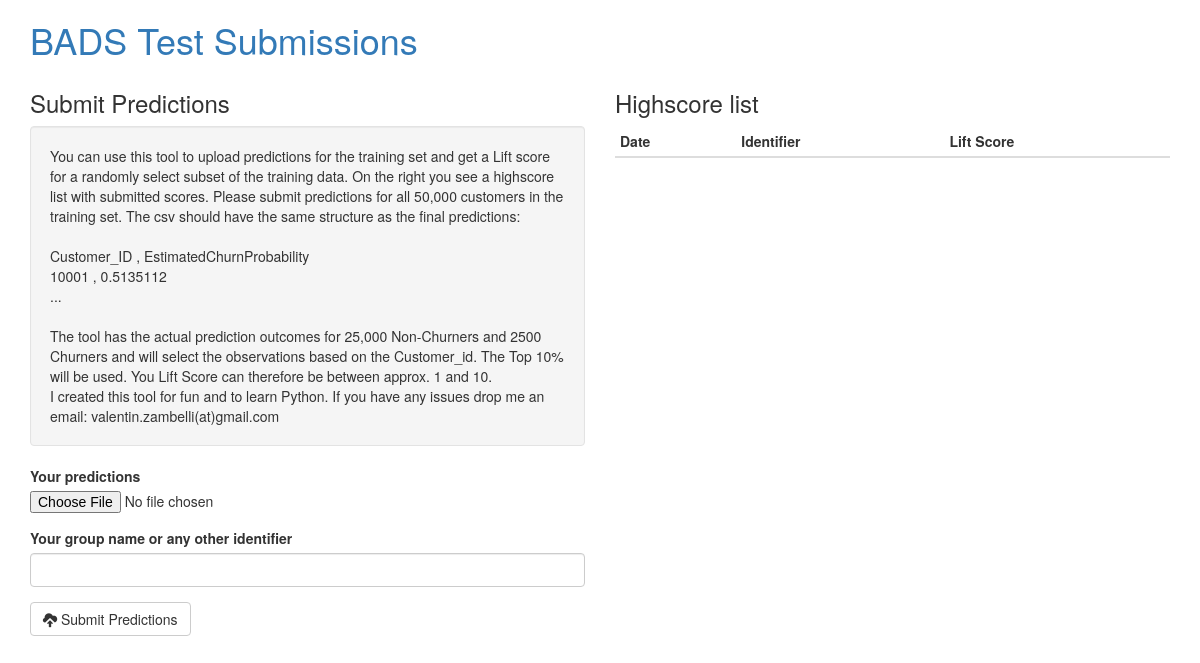
Before: / with the older database file.
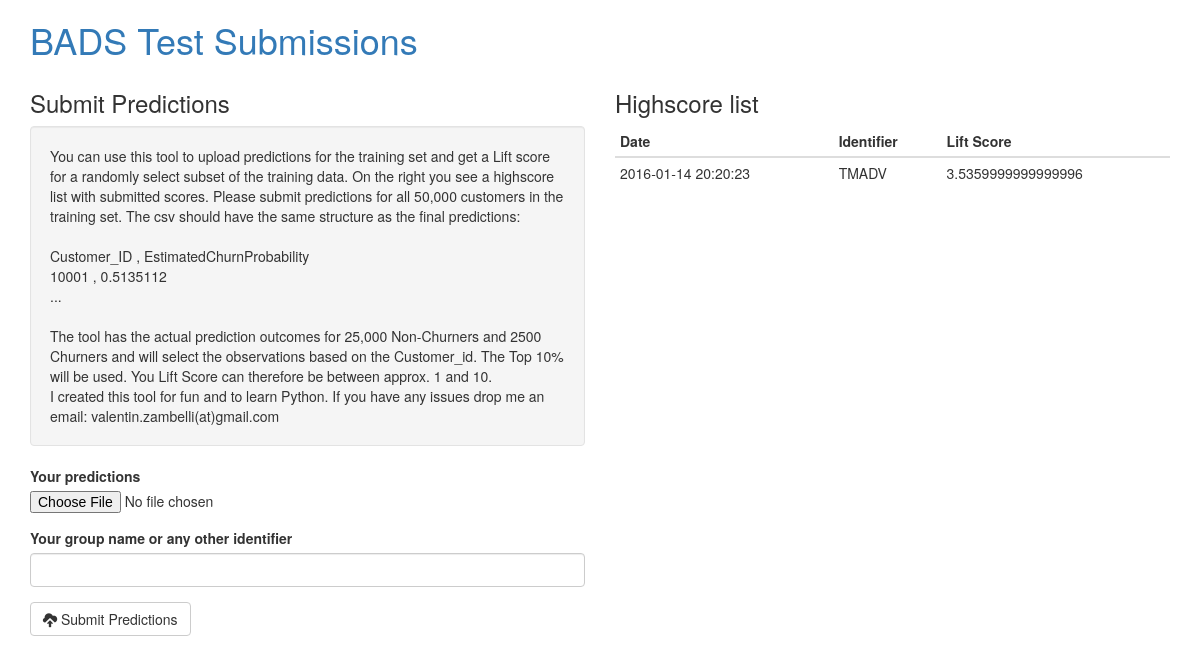
After: the same page with the newer database file.
### tables this page shows
CREATE TABLE "submissions" (
	`submitted_at`	timestamp DEFAULT current_timestamp,
	`lift_score`	real NOT NULL,
	`identifier`	TEXT
);

### app.py (the view)
@app.route("/", methods=["GET","POST"])
def show_main():
    if request.method == "POST":
        identifier = request.form["identifier"]
        print request.form
        file = request.files['file']
        filename = secure_filename(file.filename)
        if not allowed_file(file.filename):
            flash("Upload failed -- Make sure to only upload .csv files!",'danger')
            return redirect(url_for('show_main'))
        if file:
            score,used_preds = ls.calculate_score(file,identifier)
            if score is None:
                flash(used_preds,'danger')
                return redirect(url_for('show_main'))
            cur = g.db.execute("select * from submissions order by lift_score desc limit 20")
            submissions = [dict(date=row[0],score=row[1],identifier=row[2]) for row in cur.fetchall()]
            return render_template('main.html',submissions=submissions,predictions=used_preds,score=score)
        else:
            flash("Something went wrong",'danger')
            return redirect(url_for('show_main'))
    else:
        cur = g.db.execute("select * from submissions order by lift_score desc limit 20")
        submissions = [dict(date=row[0],score=row[1],identifier=row[2]) for row in cur.fetchall()]
        return render_template("main.html",submissions=submissions)

### app.py (called while the page is built)
def connect_db():
    return sqlite3.connect(app.config["DATABASE"])

@app.before_request
def before_request():
    g.db = connect_db()

@app.teardown_request
def teardown_request(exception):
    db = getattr(g,"db",None)
    if db is not None:
        db.close()

### templates/main.html
{% extends "layout.html" %}
{% block body %}
<div class="row">
  <div class="col-md-6 col-sm-12">
    {% if score is defined%}
    <h3>Lift Score: {{ score }}</h3>
    <h3>Head of actual outcomes and predictions used for Lift Score</h3>
    <table class="table table-condensed">
      <thead>
        <tr>
          <th>
            Customer_ID
          </th>
          <th>
            Prediction
          </th>
          <th>
            Actual Outcome
          </th>
        </tr>
      </thead>
      {% for line in predictions %}
      <tr>
        <td>
          {{line['id']}}
        </td>
        <td>
          {{line['prediction']}}
        </td>
        <td>
          {{line['actual']}}
        </td>
      </tr>
      {% endfor %}
      <tr>
        <td>
          ...
        </td>
        <td>
          ...
        </td>
        <td>
          ...
        </td>
      </tr>
    </table>
    {%else%}
    <h3>Submit Predictions</h3>
    <div class="well">
      You can use this tool to upload predictions for the training set and
      get a Lift score for a randomly select subset of the training data.
      On the right you see a highscore list with submitted scores.
      Please submit predictions for all 50,000 customers in the training set.
      The csv should have the same structure as the final predictions:<br />
      <br />
      Customer_ID , EstimatedChurnProbability<br />
      10001 , 0.5135112<br />
      ...<br />
      <br />
      The tool has the actual prediction outcomes for 25,000 Non-Churners and
      2500 Churners and will select the observations based on the Customer_id.
      The Top 10% will be used. You Lift Score can therefore be between approx. 1 and 10.
      <br />I created this tool for fun and to learn Python. If you have any issues drop me an email:
      valentin.zambelli(at)gmail.com
      <br />
    </div>
    <form action="" method=post enctype=multipart/form-data>
      <div class="form-group">
        <label for="predictions">Your predictions</label>
        <input type=file name=file id="predictions">
      </div>
      <div class="form-group">
        <label for="identifier">Your group name or any other identifier</label>
        <input class="form-control" id="identifier" type="text" name="identifier" placeholder="">
      </div>
      <button type="submit" class="btn btn-default" name="submit_predictions">
        <span class="glyphicon glyphicon-cloud-upload" aria-hidden="true"></span>
        Submit Predictions
      </button>
    </form>
    {% endif %}
  </div>
  <div class="col-md-6 col-sm-12">
    <h3>Highscore list</h3>
    {% if submissions is defined%}
    <table class="table table-condensed">
      <thead>
        <tr>
          <th>
            Date
          </th>
          <th>
            Identifier
          </th>
          <th>
            Lift Score
          </th>
        </tr>
      </thead>
      {% for line in submissions %}
      <tr>
        <td>
          {{line['date']}}
        </td>
        <td>
          {{line['identifier']}}
        </td>
        <td>
          {{line['score']}}
        </td>
      </tr>
      {% endfor %}
    </table>
    {% endif %}
  </div>
</div>
{% endblock %}

### templates/layout.html (shortened to what this page needs)
<!doctype html>
<link rel=stylesheet type=text/css href="{{ url_for('static', filename='style.css') }}">
<link rel="stylesheet" href="https://maxcdn.bootstrapcdn.com/bootstrap/3.3.6/css/bootstrap.min.css"
>
<div class=container>
  <h1><a href="{{url_for('show_main')}}">BADS Test Submissions</a></h1>
  {% block body %}{% endblock %}
</div>

Changed rows visible on the page:
added submissions: date "2016-01-14 20:20:23", identifier "TMADV", score "3.5359999999999996"
